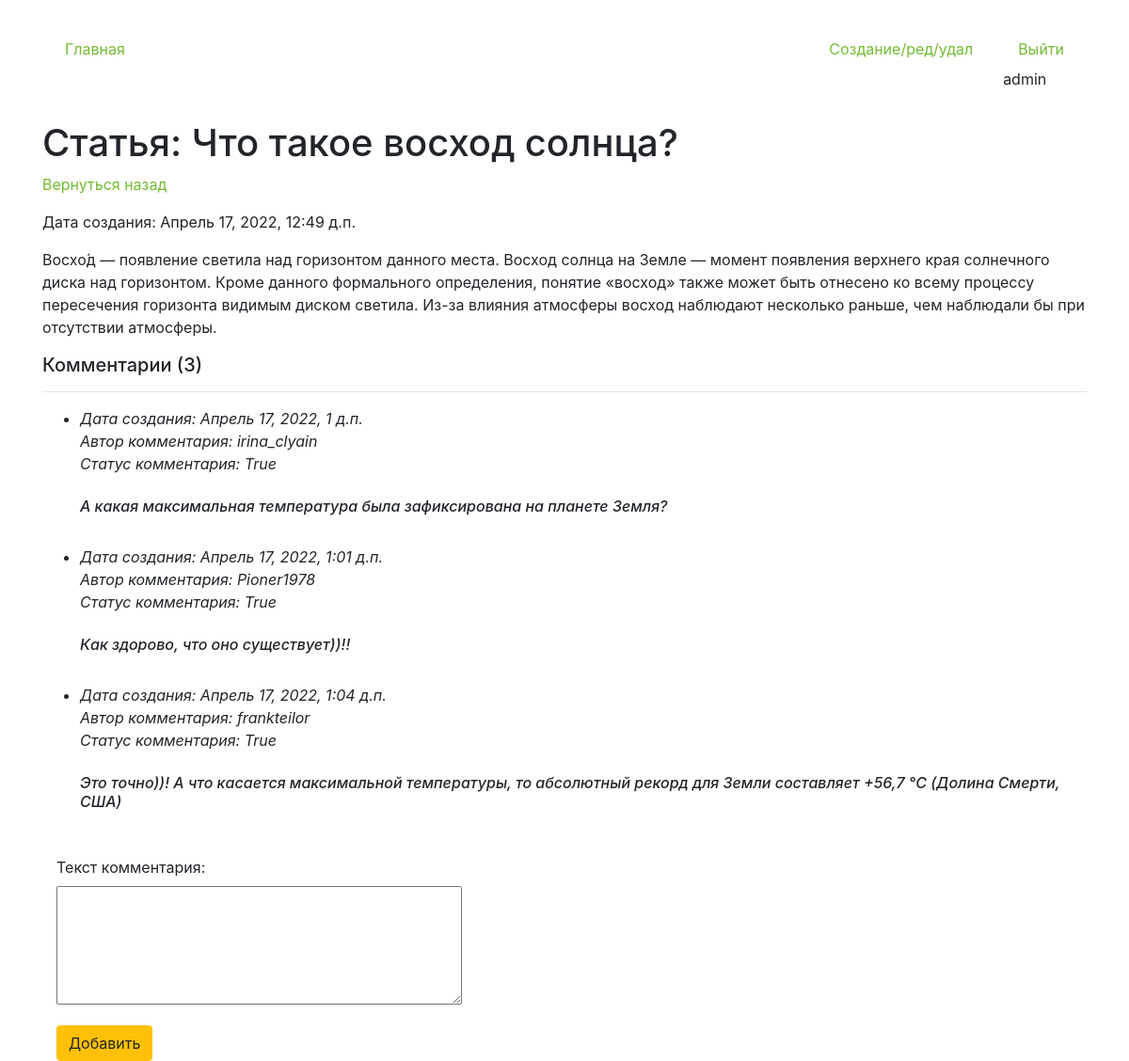
Page /detail/86 (signed in) on the committed database.
### core/models.py (models this page shows, shortened)
class Articles(models.Model):
    author = models.ForeignKey(User, on_delete = models.CASCADE, verbose_name='Владелец статьи', blank = True, null = True )
    create_date = models.DateTimeField(auto_now=True)
    name = models.CharField(max_length=200, verbose_name='Название')
    text = models.TextField(verbose_name='Текст')
    class Meta:
        verbose_name='Статью'
        verbose_name_plural='Статьи'

class Comments(models.Model):
    article = models.ForeignKey(Articles, on_delete = models.CASCADE, verbose_name='Статья', blank = True, null = True,related_name='comments_articles' )
    author = models.ForeignKey(User, on_delete = models.CASCADE, verbose_name='Автор комментария', blank = True, null = True )
    create_date = models.DateTimeField(auto_now=True)
    text = models.TextField(verbose_name='Текст комментария')
    status = models.BooleanField(verbose_name='Видимость статьи', default=False)
    objects  = StatusFilterComments()

### core/views.py (the view, shortened to what this page needs)
# urls.py: path('detail/<int:pk>', views.HomeDetailView.as_view(), name='detail_page'),
class HomeDetailView(CustomSuccessMessageMixin, FormMixin, DetailView):
    model = Articles
    template_name = 'detail.html'
    context_object_name = 'get_article'
    form_class = CommentForm
    success_msg = 'Комментарий успешно создан, ожидайте модерации'

### core/forms.py
class CommentForm(forms.ModelForm):
    class Meta:
        model = Comments
        fields = ('text',)
    def __init__(self,*args,**kwargs):
        super().__init__(*args,**kwargs)
        for field in self.fields:
            self.fields[field].widget.attrs['class'] = 'form-control'
        self.fields['text'].widget = Textarea(attrs={'rows':5})

### core/models.py (called while the page is built)
    def get_queryset(self):
        return super().get_queryset().filter(Q(status=False, author = get_current_user()) | Q(status=False, article__author=get_current_user()) | Q(status=True))

### core/templates/detail.html (shortened to what this page needs)
{% extends 'index.html' %}
{% block content %}
<h1 class="mt-4">Статья: {{get_article.name}}</h1>
<p><a href="/">Вернуться назад</a></p>
<p>Дата создания: {{get_article.create_date}}</p>
<p>{{get_article.text}}</p>
<h5>Комментарии ({{get_article.comments_articles.all.count}})</h5>
<hr>
<ul>
    {% for item in get_article.comments_articles.all %}
    <li>
        {% include 'comment_item.html' %}
    </li>
    {% endfor %}
</ul>
<div class="col-4">
    <form action="" id="add_form" method="post">
        {{form.as_p}}
    </form>
    <button form="add_form" type="submit" class="btn btn-warning">Добавить</button>
</div>
{% endblock %}

### core/templates/index.html (shortened to what this page needs)
{% load static %}
<!doctype html>
<html lang="en">
    <link type="text/css" href="{% static 'css/styles.css' %}" rel="stylesheet">
<head>
    <link rel="stylesheet" href="https://cdn.jsdelivr.net/npm/bootstrap@4.6.1/dist/css/bootstrap.min.css"
>
</head>
<body>
<div class="container mt-4">
    <ul class="nav nav-pills">
            <li class="nav-item mr-auto p-2">
                {% url 'home' as url_home %}
                <a class="nav-link {% if url_home == request.path %}reactive{% endif %}" href="{{url_home}}">Главная</a>
            </li>
            <li class="nav-item mr p-2">
                {% url 'edit_page' as url_edit_page %}
                <a class="nav-link {% if url_edit_page == request.path %}reactive{% endif %}" href="{{url_edit_page}}">Создание/ред/удал</a>
            </li>
            {% if request.user.is_authenticated %}
            <li class="nav-item p-2">
                {% url 'logout_page' as url_logout_page %}
                <a class="nav-link btn-warning" href="{{url_logout_page}}">Выйти</a>
                {{request.user}}
            </li>
        {% endif %}
    </ul>
    {% block content %}{% endblock %}
</div>
</body>
</html>

### core/templates/comment_item.html (shortened to what this page needs)
<div class="font-italic">Дата создания: {{item.create_date}} <br>
    Автор комментария: {{item.author}} <br>
    Статус комментария: {{item.status}}
<br><br>
<h6>{{item.text}}</h6>
<br>

### static/css/styles.css (style rules this page uses)
a:link { color: #74bb33; }

### rows in the picture
Articles: name "Что такое восход солнца?", create_date "Апрель 17, 2022, 12:49 д.п.", text "Восхо́д — появление светила над горизонтом данного места. Восход солнца на Земле — момент появления верхнего края солнечного диска над горизонтом. Кроме данного формального определения, понятие «восход» также может быть отнесено ко всему процессу пересечения горизонта видимым диском светила. Из-за влияния атмосферы восход наблюдают несколько раньше, чем наблюдали бы при отсутствии атмосферы.", comments_articles.all.count "3"
Comments: create_date "Апрель 17, 2022, 1 д.п.", author "irina_clyain", status "True", text "А какая максимальная температура была зафиксирована на планете Земля?"
Comments: create_date "Апрель 17, 2022, 1:01 д.п.", author "Pioner1978", status "True", text "Как здорово, что оно существует))!!"
Comments: create_date "Апрель 17, 2022, 1:04 д.п.", author "frankteilor", status "True", text "Это точно))! А что касается максимальной температуры, то абсолютный рекорд для Земли составляет +56,7 °C (Долина Смерти, США)"

### other values in the picture
{{ request.user }} "admin"
